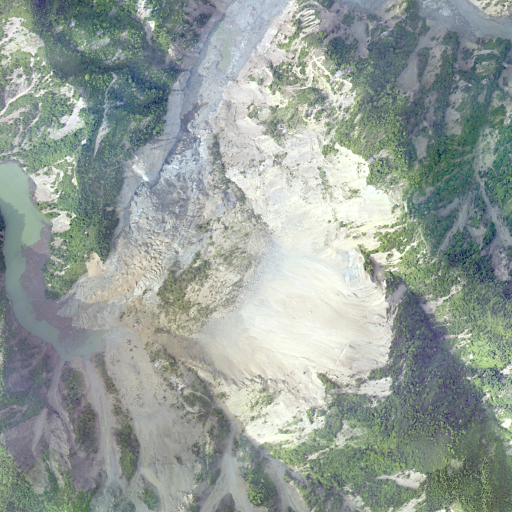
#> input picture projects/TensorFlowFlexUNet/Sichuan-Landslide/mini_test/images/Landslide001.png, 1024 x 1024 px, given as the content of the folder ./data/CamVid_RGB, which was not available (shown at 1/2 size)
$ python ImageMaskDatasetGenerator.py
#> lines starting #> are read from the running program, lines starting #| are printed output that depends on the picture; pictures that were not available may be replaced by others from this repository, and a replacement may not be noted
# Copyright 2025 antillia.com Toshiyuki Arai
#
# Licensed under the Apache License, Version 2.0 (the "License");
# you may not use this file except in compliance with the License.
# You may obtain a copy of the License at
#
#    http://www.apache.org/licenses/LICENSE-2.0
#
# Unless required by applicable law or agreed to in writing, software
# distributed under the License is distributed on an "AS IS" BASIS,
# WITHOUT WARRANTIES OR CONDITIONS OF ANY KIND, either express or implied.
# See the License for the specific language governing permissions and
# limitations under the License.
#
# ImageMaskDatasetGenerator.py
# 2025/12/11

import os
import glob
import cv2
import shutil
import numpy as np

import traceback
import math
from scipy.ndimage import map_coordinates

from scipy.ndimage import gaussian_filter


class ImageMaskDatasetGenerator:
  def __init__(self, size=512, augmentation=True):
    pass
    self.file_format = ".png"
    # Shrink original (960 ,720)  x 0.7
    self.RESIZE      = (682, 512)
    #BGR red mask
    self.mask_color  = (0,0,255)
    self.index       = 10000
    self.augmentation = augmentation
    self.seed    = 137

    if self.augmentation:
      self.hflip    = True
      self.vflip    = False
      self.rotation = False
      #self.ANGLES   = [30, 60, 90, 120, 150, 180, 210, 240, 270, 300, 330]
      self.ANGLES   = [90, 180, 270, ]

      self.deformation=False
      self.alpha    = 1300
      self.sigmoids = [6, ]

      self.distortion=True
      self.gaussina_filer_rsigma = 40
      self.gaussina_filer_sigma  = 0.5
      self.distortions           = [ 0.01, 0.02]

      self.rsigma = "sigma"  + str(self.gaussina_filer_rsigma)
      self.sigma  = "rsigma" + str(self.gaussina_filer_sigma)

      self.resize = False
      self.resize_ratios = [0.8, ]

      self.barrel_distortion = False
      self.radius     = 0.3
      self.amounts    = [0.3]
      self.centers    = [(0.3, 0.3), (0.7, 0.3), (0.5, 0.5), (0.3, 0.7), (0.7, 0.7)]

      self.pincushion_distortion= False
      self.pincradius  = 0.3
      self.pincamounts = [-0.3]
      self.pinccenters = [(0.3, 0.3), (0.7, 0.3), (0.5, 0.5), (0.3, 0.7), (0.7, 0.7)]


  # [7 lines left out: function normalize, not called in this run]

  def generate(self, images_dir, masks_dir, output_images_dir, output_masks_dir):
    image_files = sorted(glob.glob(images_dir + "/*.png") )
    mask_files  = sorted(glob.glob(masks_dir  + "/*.png") )
    num_images  = len(image_files)
    num_masks   = len(mask_files)
    if num_images != num_masks:
      raise Exception("Unmatched number of images and mask")

    for i in range(num_images):
      self.index += 1
      self.generate_mask_file(mask_files [i] , self.index,output_masks_dir )
      self.generate_image_file(image_files[i], self.index, output_images_dir )

  # [5 lines left out: function colorize_mask, not called in this run]

  def generate_mask_file(self, image_file, index, output_dir):
#> called with image_file = '_only/Landslide001.png', index = 10001, output_dir = './CamVid11-master/masks'
    image = cv2.imread(image_file)
#> image is the input picture: shape (1024, 1024, 3); mean B, G, R 153.3, 158.9, 148.9

    image = cv2.resize(image, self.RESIZE)
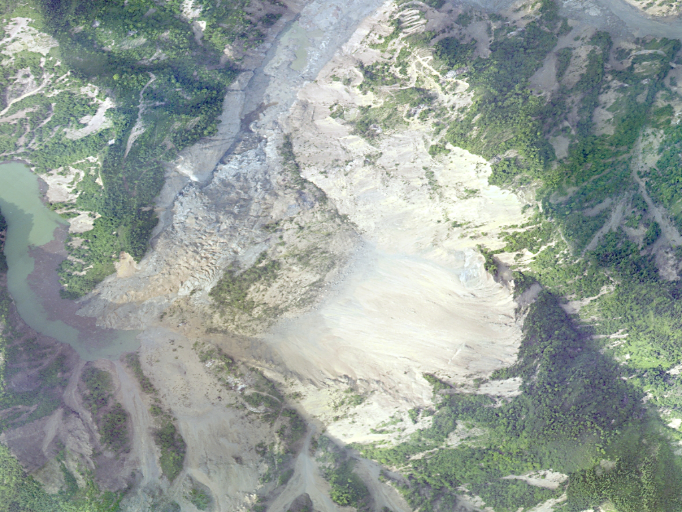
#> image: shape (512, 682, 3); mean B, G, R 153.2, 158.8, 148.8
    filename = str(index) + self.file_format
    output_filepath = os.path.join(output_dir, filename)
    cv2.imwrite(output_filepath, image)
    print("Saved {}".format(output_filepath))
    if self.augmentation:
      self.augment(image, filename, output_masks_dir, border=(0, 0, 0),   mask=True)

  def generate_image_file(self, image_file, index, output_dir):
    image = cv2.imread(image_file)
    image = cv2.resize(image, self.RESIZE)
    filename = str(index) + self.file_format
    output_filepath = os.path.join(output_dir, filename)

    cv2.imwrite(output_filepath, image)
    print("Saved {}".format(output_filepath))
    if self.augmentation:
      self.augment(image, filename, output_images_dir, border=(0, 0, 0),     mask=False)


  def augment(self, image, basename, output_dir, border=(0, 0, 0), mask=False):
#> called with basename = '10001.png', output_dir = './CamVid11-master/masks', border = (0, 0, 0), mask = True
    border = image[2][2].tolist()
#> border = [132, 154, 137]

    print("---- border {}".format(border))
#| ---- border [132, 154, 137]
    if self.hflip:
      flipped = self.horizontal_flip(image)
      output_filepath = os.path.join(output_dir, "hflipped_" + basename)
      cv2.imwrite(output_filepath, flipped)
      print("--- Saved {}".format(output_filepath))

    if self.vflip:
      flipped = self.vertical_flip(image)
      output_filepath = os.path.join(output_dir, "vflipped_" + basename)
      cv2.imwrite(output_filepath, flipped)
      print("--- Saved {}".format(output_filepath))

    if self.rotation:
      self.rotate(image, basename, output_dir, border)

    if self.deformation:
      self.deform(image, basename, output_dir)

    if self.distortion:
      self.distort(image, basename, output_dir)

    if self.resize:
      self.shrink(image, basename, output_dir, mask)

    if self.barrel_distortion:
      self.barrel_distort(image, basename, output_dir)


  def horizontal_flip(self, image):
    print("shape image {}".format(image.shape))
#| shape image (512, 682, 3)
    if len(image.shape)==3:
      return  image[:, ::-1, :]
    else:
      return  image[:, ::-1, ]

  # [41 lines left out: functions vertical_flip, rotate, deform, not called in this run]

  # This method is based on the code of the following stackoverflow.com webstie:
  # https://stackoverflow.com/questions/41703210/inverting-a-real-valued-index-grid/78031420#78031420
  def distort(self, image, basename, output_dir):
#> called with basename = '10001.png', output_dir = './CamVid11-master/masks'
    shape = (image.shape[1], image.shape[0])
#> shape = (682, 512)
    (w, h) = shape
#> w = 682; h = 512
    xsize = w
#> xsize = 682
    if h>w:
      xsize = h
    # Resize original img to a square image
    resized = cv2.resize(image, (xsize, xsize))
    shape   = (xsize, xsize)
#> shape = (682, 682)

    t = np.random.normal(size = shape)
    for size in self.distortions:
      filename = "distorted_" + str(size) + "_" + self.sigma + "_" + self.rsigma + "_" + basename
      output_file = os.path.join(output_dir, filename)
      dx = gaussian_filter(t, self.gaussina_filer_rsigma, order =(0,1))
      dy = gaussian_filter(t, self.gaussina_filer_rsigma, order =(1,0))
      sizex = int(xsize*size)
      sizey = int(xsize*size)
      dx *= sizex/dx.max()
      dy *= sizey/dy.max()

      image = gaussian_filter(image, self.gaussina_filer_sigma)

      yy, xx = np.indices(shape)
      xmap = (xx-dx).astype(np.float32)
      ymap = (yy-dy).astype(np.float32)

      distorted = cv2.remap(resized, xmap, ymap, cv2.INTER_LINEAR)
      distorted = cv2.resize(distorted, (w, h))
      cv2.imwrite(output_file, distorted)
      print("=== Saved distorted image file{}".format(output_file))
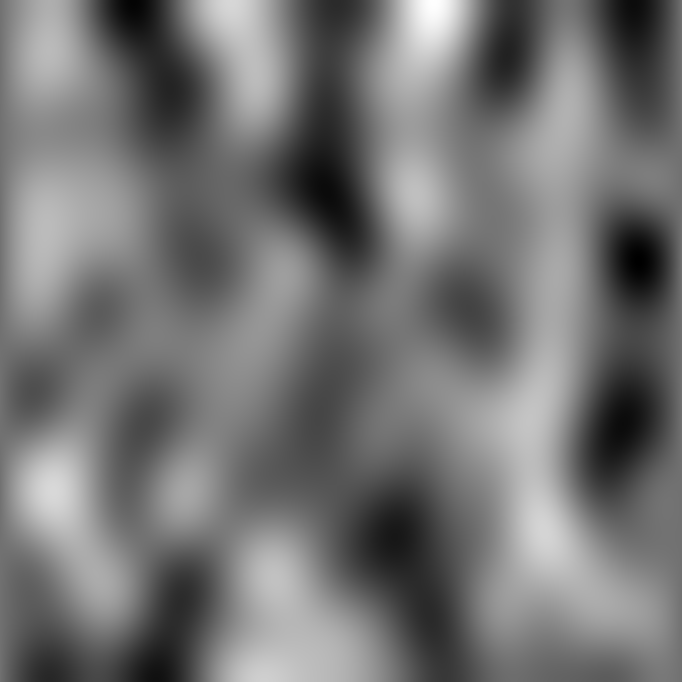
#> dx: shape (682, 682) float64; min -10.39, max 13, mean 0.269; drawn with min black and max white
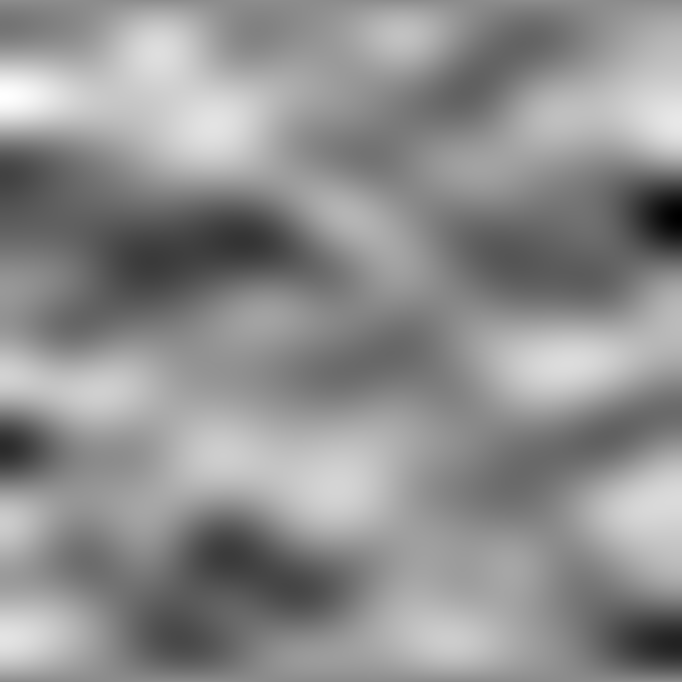
#> dy: shape (682, 682) float64; min -15.92, max 13, mean 0.363; drawn with min black and max white

  # [116 lines left out: functions shrink, barrel_distort, pincushion_distort, not called in this run]

if __name__ == "__main__":
  try:
     images_dir = "./data/CamVid_RGB/"
     masks_dir  = "./data/CamVidColor11"
     master_dir = "./CamVid11-master/"
     if os.path.exists(master_dir):
       shutil.rmtree(master_dir)
     os.makedirs(master_dir)

     output_images_dir = os.path.join(master_dir, "images")
     output_masks_dir  = os.path.join(master_dir, "masks")

     os.makedirs(output_images_dir)
     os.makedirs(output_masks_dir)

     generator = ImageMaskDatasetGenerator(augmentation=True)


     generator.generate(images_dir, masks_dir, output_images_dir, output_masks_dir,)
#| ---- border [132, 154, 137]
#| shape image (512, 682, 3)
#> call 2 of distort, with basename = '10001.png', output_dir = './CamVid11-master/images'
#> the loop in distort (call 2), `for size in self.distortions:` made 2 passes
#> pass 1, in distort (call 2), `ymap = (yy-dy).astype(np.float32)`:
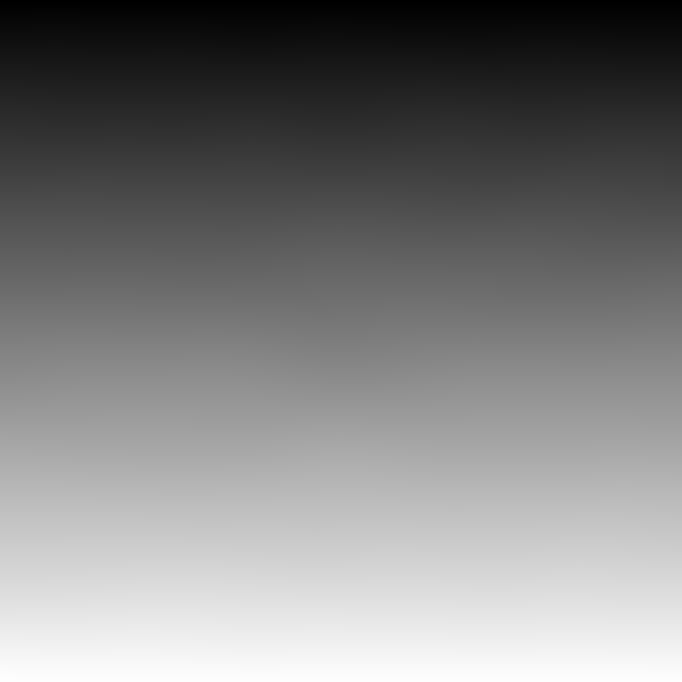
#> ymap: shape (682, 682) float32; min -0.0483, max 681.1, mean 340.5; drawn with min black and max white
#> after the loop in distort (call 2), `for size in self.distortions:`:
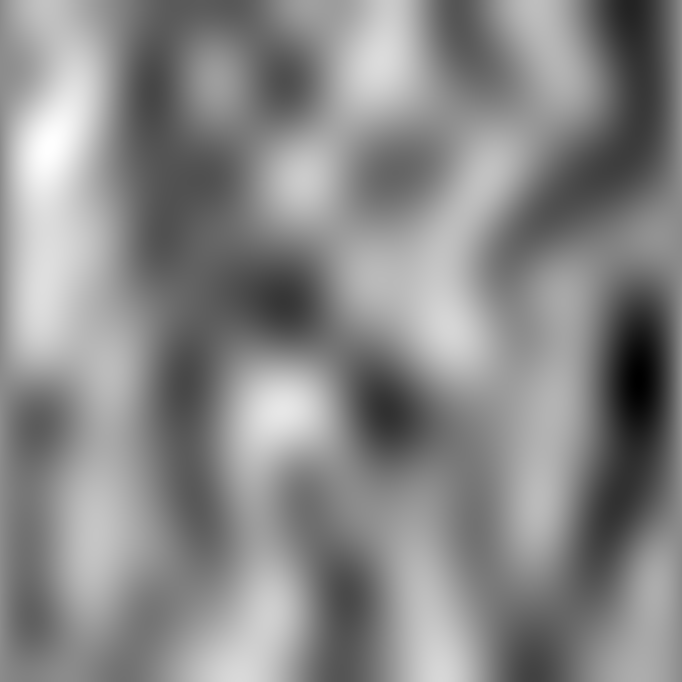
#> dx: shape (682, 682) float64; min -15.85, max 13, mean -0.375; drawn with min black and max white
#> after the loop in distort (call 2), `for size in self.distortions:`:
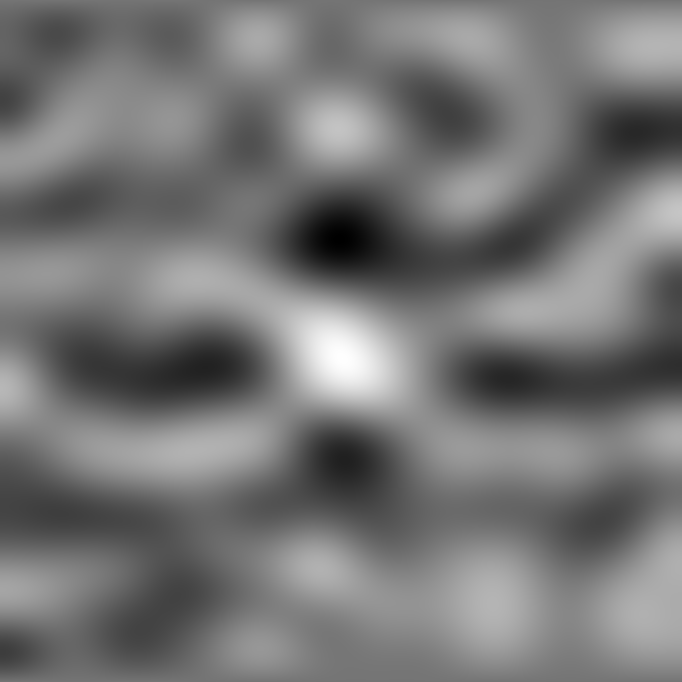
#> dy: shape (682, 682) float64; min -10.98, max 13, mean 0.0832; drawn with min black and max white
#> after the loop in distort (call 2), `for size in self.distortions:`:
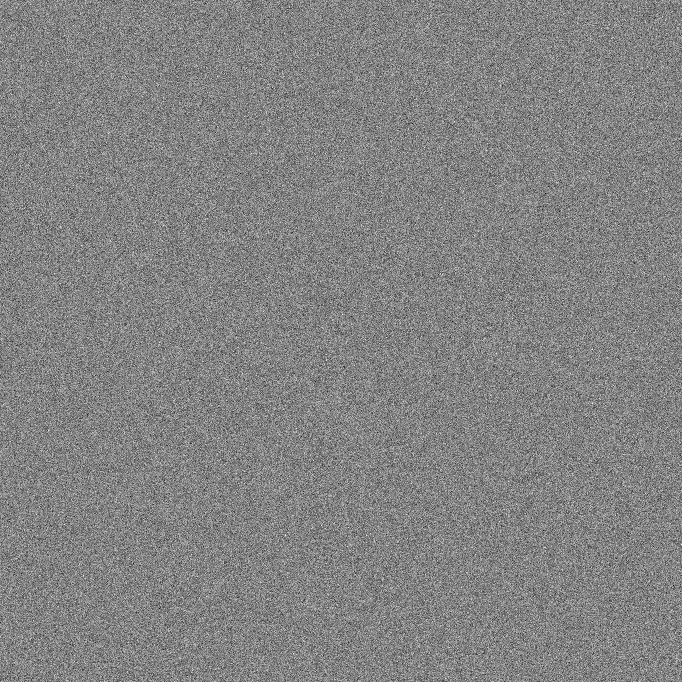
#> t: shape (682, 682) float64; min -5, max 4.72, mean 0.000712; drawn with min black and max white

  except:
    traceback.print_exc()

$ run again, on projects/TensorFlowFlexUNet/Sichuan-Landslide/mini_test/images/Landslide005.png
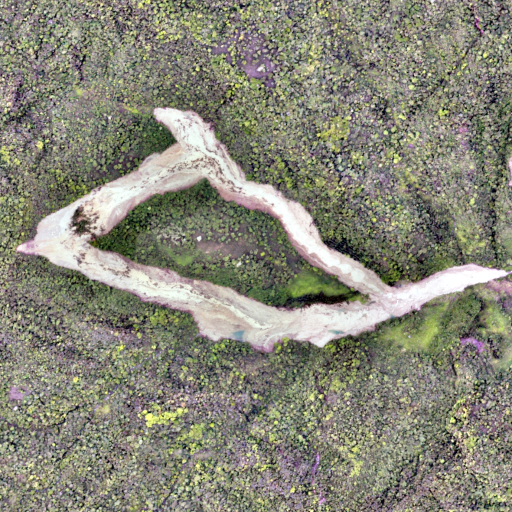
#> input picture projects/TensorFlowFlexUNet/Sichuan-Landslide/mini_test/images/Landslide005.png, 1024 x 1024 px, given as the content of the folder ./data/CamVid_RGB, which was not available (shown at 1/2 size)
#> in generate_mask_file, image is the input picture: shape (1024, 1024, 3); mean B, G, R 119.6, 134.5, 135.3
#> in generate_mask_file, `image = cv2.resize(image, self.RESIZE)`:
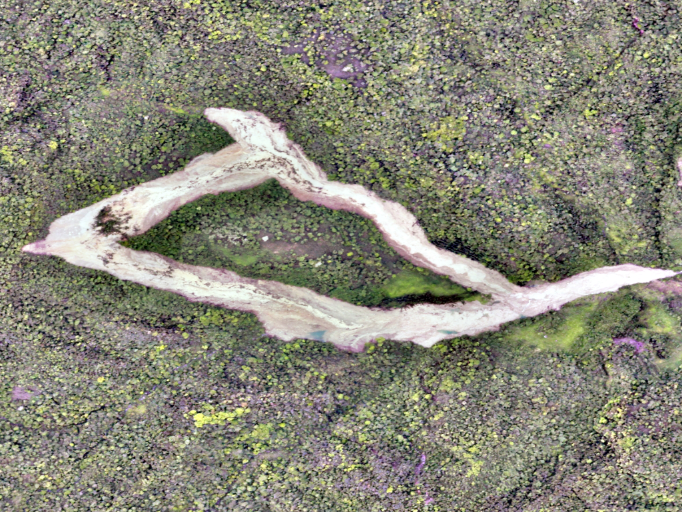
#> image: shape (512, 682, 3); mean B, G, R 119.5, 134.4, 135.1
#> border = [186, 193, 195]
#| ---- border [186, 193, 195]
#| shape image (512, 682, 3)
#| ---- border [186, 193, 195]
#| shape image (512, 682, 3)
#> the loop in distort (call 2), `for size in self.distortions:` made 2 passes
#> pass 1, in distort (call 2), `distorted = cv2.resize(distorted, (w, h))`:
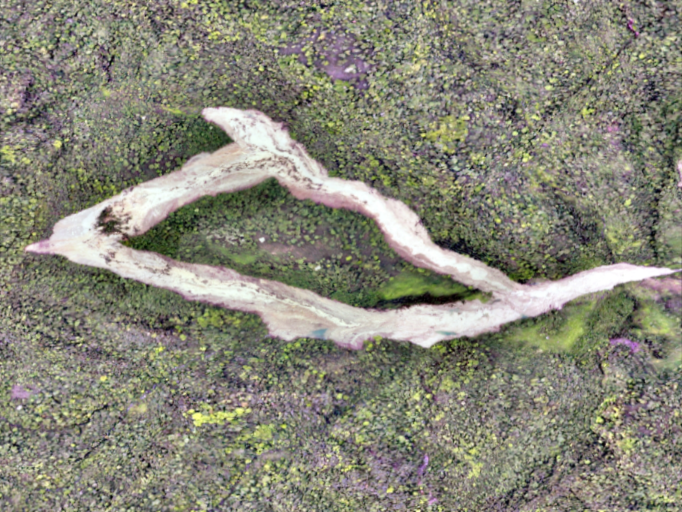
#> distorted: shape (512, 682, 3); mean B, G, R 119.3, 134.1, 134.9

$ run again, on projects/TensorFlowFlexUNet/Sichuan-Landslide/mini_test/images/Landslide006.png
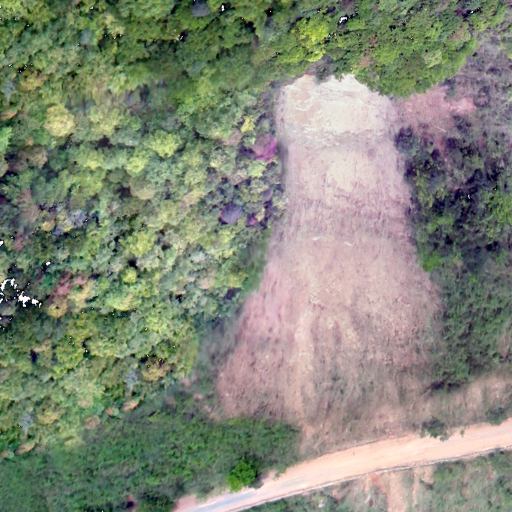
#> input picture projects/TensorFlowFlexUNet/Sichuan-Landslide/mini_test/images/Landslide006.png, 1024 x 1024 px, given as the content of the folder ./data/CamVid_RGB, which was not available (shown at 1/2 size)
#> in generate_mask_file, image is the input picture: shape (1024, 1024, 3); mean B, G, R 120.1, 135.9, 131.1
#> in generate_mask_file, `image = cv2.resize(image, self.RESIZE)`:
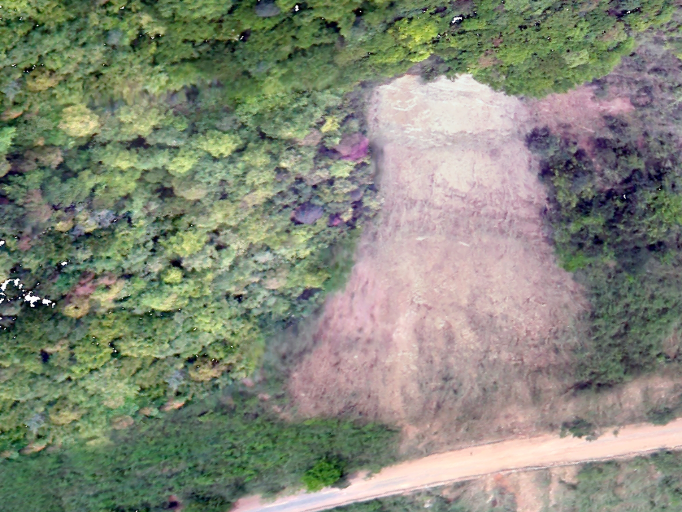
#> image: shape (512, 682, 3); mean B, G, R 120, 135.8, 131
#> border = [99, 156, 123]
#| ---- border [99, 156, 123]
#| shape image (512, 682, 3)
#| ---- border [99, 156, 123]
#| shape image (512, 682, 3)
#> the loop in distort (call 2), `for size in self.distortions:` made 2 passes
#> pass 1, in distort (call 2), `distorted = cv2.resize(distorted, (w, h))`:
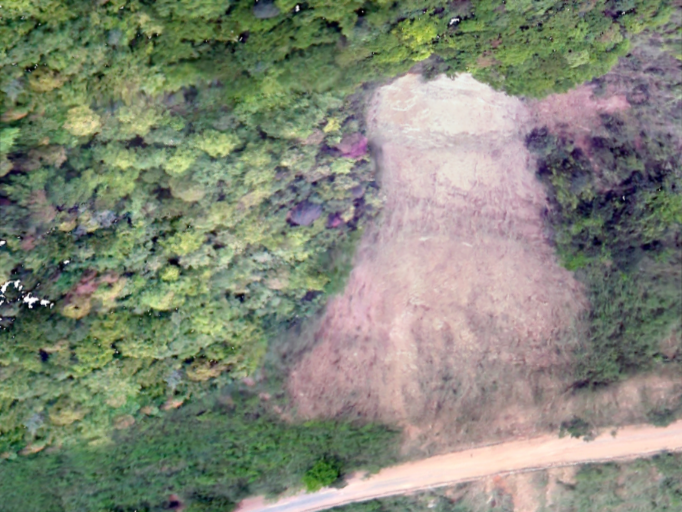
#> distorted: shape (512, 682, 3); mean B, G, R 119.7, 135.4, 130.7

$ run again, on projects/TensorFlowFlexUNet/Sichuan-Landslide/mini_test/images/Landslide007.png
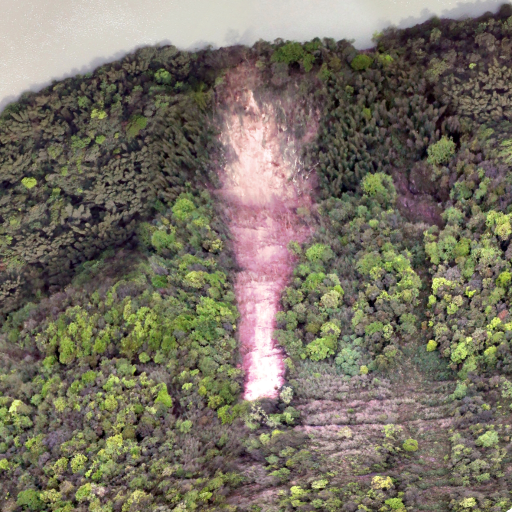
#> input picture projects/TensorFlowFlexUNet/Sichuan-Landslide/mini_test/images/Landslide007.png, 1024 x 1024 px, given as the content of the folder ./data/CamVid_RGB, which was not available (shown at 1/2 size)
#> in generate_mask_file, image is the input picture: shape (1024, 1024, 3); mean B, G, R 98.5, 112.7, 119.1
#> border = [193, 201, 212]
#| ---- border [193, 201, 212]
#| shape image (512, 682, 3)
#| ---- border [193, 201, 212]
#| shape image (512, 682, 3)
#> the loop in distort (call 2), `for size in self.distortions:` made 2 passes
#> pass 1, in distort (call 2), `distorted = cv2.resize(distorted, (w, h))`:
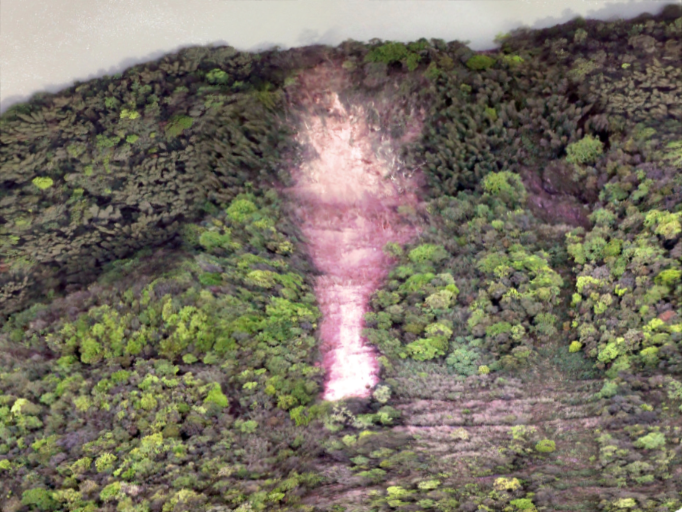
#> distorted: shape (512, 682, 3); mean B, G, R 98.3, 112.5, 118.9
